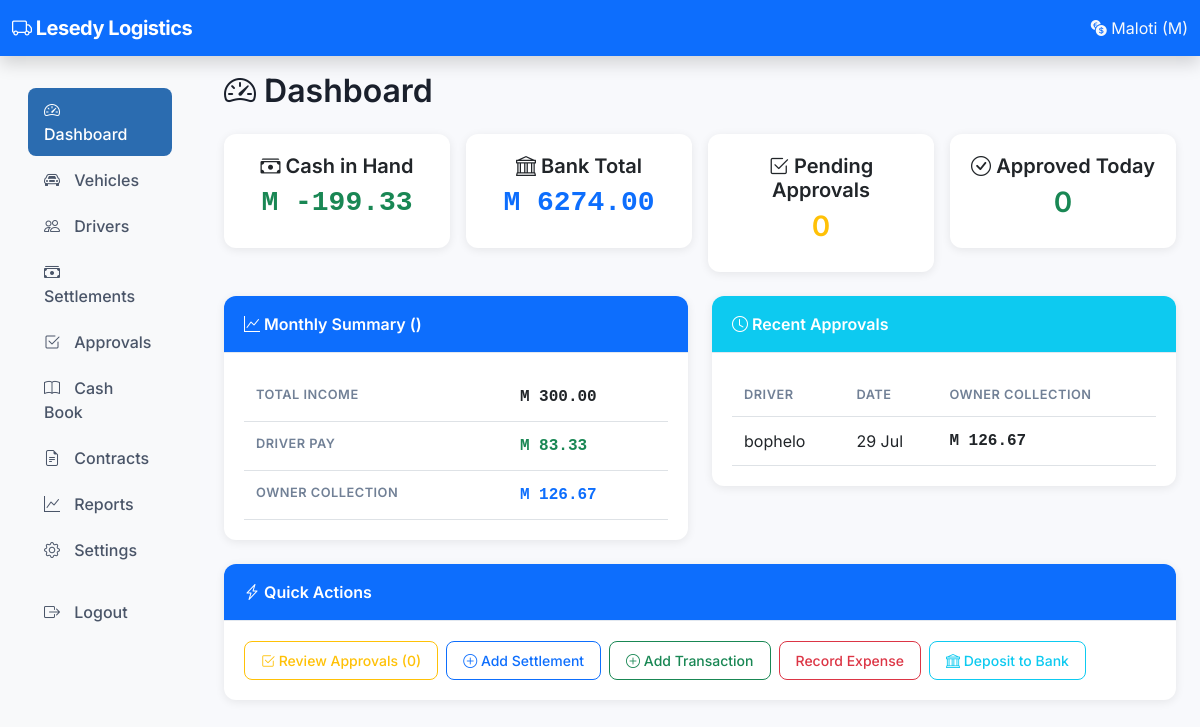
The app's page /owner/dashboard/ (signed in), older data.
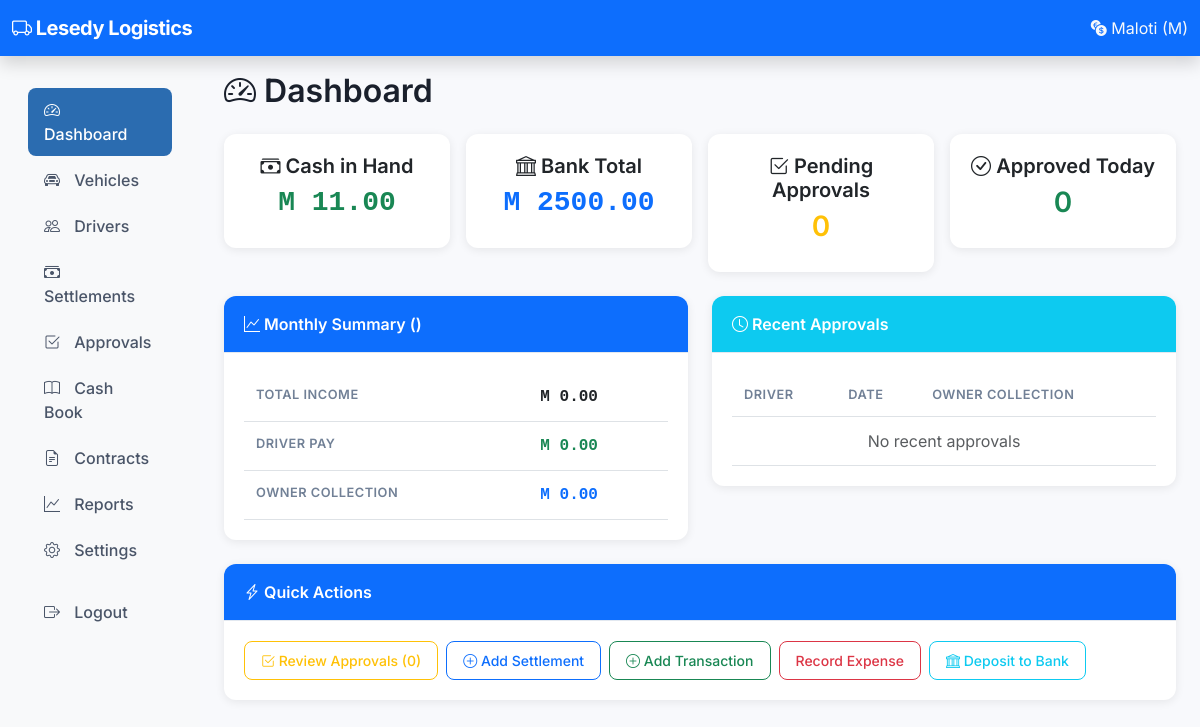
The same page, newer data.
### cashbook/models.py (models this page shows, shortened)
class CashInHand(models.Model):
    balance = models.DecimalField(max_digits=12, decimal_places=2, default=0)
    last_updated = models.DateTimeField(auto_now=True)
    class Meta:
        verbose_name = 'Cash in Hand'
        verbose_name_plural = 'Cash in Hand'
    @classmethod
    def get_instance(cls):
        obj, created = cls.objects.get_or_create(id=1)
        return obj
    @classmethod
    def get_balance(cls):
        return cls.get_instance().balance

### settlements/models.py (models this page shows, shortened)
class DailySettlement(models.Model):
    STATUS_CHOICES = [
        ('draft', 'Draft'),
        ('submitted', 'Submitted'),
        ('approved', 'Approved'),
        ('rejected', 'Rejected'),
    ]
    PERIOD_CHOICES = [
        ('daily', 'Daily'),
        ('weekly', 'Weekly'),
    ]
    DEBT_STATUS_CHOICES = [
        ('none', 'No Debt'),
        ('accumulated', 'Debt Accumulated'),
        ('repaid', 'Debt Repaid'),
        ('partial', 'Partial Repayment'),
    ]
    driver = models.ForeignKey(Driver, on_delete=models.CASCADE, related_name='settlements')
    vehicle = models.ForeignKey(Vehicle, on_delete=models.CASCADE, related_name='settlements')
    operating_model = models.CharField(
        max_length=20,
        choices=Vehicle.OPERATING_MODELS,
        editable=False,
    )
    date = models.DateField(help_text='Primary date for this settlement')
    settlement_period = models.CharField(max_length=10, choices=PERIOD_CHOICES, default='daily')
    week_start = models.DateField(null=True, blank=True)
    week_end = models.DateField(null=True, blank=True)
    cash_collected = models.DecimalField(max_digits=10, decimal_places=2, default=0)
    mobile_collected = models.DecimalField(max_digits=10, decimal_places=2, default=0)
    card_collected = models.DecimalField(max_digits=10, decimal_places=2, default=0)
    fuel_expense = models.DecimalField(max_digits=10, decimal_places=2, default=0)
    maintenance_expense = models.DecimalField(max_digits=10, decimal_places=2, default=0)
    toll_expense = models.DecimalField(max_digits=10, decimal_places=2, default=0)
    other_expense = models.DecimalField(max_digits=10, decimal_places=2, default=0)
    other_expense_desc = models.CharField(max_length=200, blank=True)
    driver_notes = models.TextField(blank=True)
    owner_notes = models.TextField(blank=True)
    status = models.CharField(max_length=20, choices=STATUS_CHOICES, default='draft')
    submitted_at = models.DateTimeField(null=True, blank=True)
    approved_at = models.DateTimeField(null=True, blank=True)
    approved_by = models.ForeignKey(
        'auth.User',
        on_delete=models.SET_NULL,
        null=True,
        blank=True,
        related_name='approved_settlements',
    )
    total_income = models.DecimalField(max_digits=10, decimal_places=2, default=0, editable=False)
    total_expenses = models.DecimalField(max_digits=10, decimal_places=2, default=0, editable=False)
    gross_profit = models.DecimalField(max_digits=10, decimal_places=2, default=0, editable=False)
    daily_quota = models.DecimalField(max_digits=10, decimal_places=2, default=0, editable=False)
    surplus_shortfall = models.DecimalField(max_digits=10, decimal_places=2, default=0, editable=False)
    debt_repaid = models.DecimalField(max_digits=10, decimal_places=2, default=0, editable=False)
    new_debt = models.DecimalField(max_digits=10, decimal_places=2, default=0, editable=False)
    quota_paid_to_owner = models.DecimalField(max_digits=10, decimal_places=2, default=0, editable=False)
    daily_salary_earned = models.DecimalField(max_digits=10, decimal_places=2, default=0, editable=False)
    monthly_salary_accumulated = models.DecimalField(max_digits=10, decimal_places=2, default=0, editable=False)
    driver_percentage = models.DecimalField(max_digits=5, decimal_places=2, default=0, editable=False)
    driver_percentage_amount = models.DecimalField(max_digits=10, decimal_places=2, default=0, editable=False)
    owner_percentage_amount = models.DecimalField(max_digits=10, decimal_places=2, default=0, editable=False)
    contract_target = models.DecimalField(max_digits=10, decimal_places=2, default=0, editable=False)
    contract_monthly_gross = models.DecimalField(max_digits=12, decimal_places=2, default=0, editable=False)
    contract_remaining_target = models.DecimalField(max_digits=12, decimal_places=2, default=0, editable=False)
    contract_driver_bonus = models.DecimalField(max_digits=10, decimal_places=2, default=0, editable=False)
    contract_driver_failure_amount = models.DecimalField(max_digits=10, decimal_places=2, default=0, editable=False)
    contract_is_success = models.BooleanField(default=False, editable=False)
    contract_bonus_type = models.CharField(max_length=20, blank=True, editable=False)
    contract_success_bonus_fixed = models.DecimalField(max_digits=10, decimal_places=2, default=0, editable=False)
    contract_success_bonus_percentage = models.DecimalField(max_digits=5, decimal_places=2, default=0, editable=False)
    contract_failure_percentage = models.DecimalField(max_digits=5, decimal_places=2, default=0, editable=False)
    contract_driver_pay = models.DecimalField(max_digits=10, decimal_places=2, default=0, editable=False)
    contract_owner_pay = models.DecimalField(max_digits=10, decimal_places=2, default=0, editable=False)
    driver_pay = models.DecimalField(max_digits=10, decimal_places=2, default=0, editable=False)
    total_owner_collected = models.DecimalField(max_digits=10, decimal_places=2, default=0, editable=False)
    debt_status = models.CharField(max_length=20, choices=DEBT_STATUS_CHOICES, default='none', editable=False)
    cash_added_to_hand = models.DecimalField(max_digits=10, decimal_places=2, default=0, editable=False)
    cash_transaction_created = models.BooleanField(default=False)
    created_at = models.DateTimeField(auto_now_add=True)
    updated_at = models.DateTimeField(auto_now=True)
    class Meta:
        ordering = ['-date', '-created_at']
        indexes = [
            models.Index(fields=['driver', 'date']),
            models.Index(fields=['status', 'date']),
        ]

### drivers/models.py (models this page shows, shortened)
class Driver(models.Model):
    name = models.CharField(max_length=200)
    phone = models.CharField(max_length=20, unique=True)
    email = models.EmailField(blank=True, null=True)
    address = models.TextField(blank=True)
    id_number = models.CharField(max_length=50, blank=True)
    license_type = models.CharField(max_length=10, blank=True)
    license_number = models.CharField(max_length=50, blank=True)
    license_expiry = models.DateField(null=True, blank=True)
    vehicle = models.ForeignKey(
        Vehicle,
        on_delete=models.SET_NULL,
        null=True,
        blank=True,
        related_name='drivers',
    )
    is_active = models.BooleanField(default=True)
    hire_date = models.DateField(auto_now_add=True)
    termination_date = models.DateField(null=True, blank=True)
    settlement_frequency = models.CharField(
        max_length=10,
        choices=[('daily', 'Daily'), ('weekly', 'Weekly')],
        blank=True,
        null=True,
        help_text='Override vehicle default',
    )
    daily_quota_override = models.DecimalField(max_digits=10, decimal_places=2, null=True, blank=True)
    monthly_salary_override = models.DecimalField(max_digits=10, decimal_places=2, null=True, blank=True)
    percentage_override = models.DecimalField(max_digits=5, decimal_places=2, null=True, blank=True)
    contract_target_override = models.DecimalField(max_digits=10, decimal_places=2, null=True, blank=True)
    contract_success_bonus_fixed_override = models.DecimalField(max_digits=10, decimal_places=2, null=True, blank=True)
    contract_success_bonus_percentage_override = models.DecimalField(max_digits=5, decimal_places=2, null=True, blank=True)
    contract_failure_percentage_override = models.DecimalField(max_digits=5, decimal_places=2, null=True, blank=True)
    driver_code = models.CharField(max_length=4, unique=True, blank=True, null=True,
                                   help_text='4-digit code for driver portal login')
    portal_password = models.CharField(max_length=128, blank=True, null=True)
    is_portal_enabled = models.BooleanField(default=False)
    last_login = models.DateTimeField(null=True, blank=True)
    created_at = models.DateTimeField(auto_now_add=True)
    updated_at = models.DateTimeField(auto_now=True)

### owner/views.py (the view)
# urls.py: path('dashboard/', views.dashboard, name='driver_dashboard'),
@owner_required
def dashboard(request):
    settings = SystemSettings.get_settings()
    cash_balance = CashInHand.get_balance()
    bank_total = BankAccount.objects.filter(is_active=True).aggregate(
        total=Sum('current_balance')
    )['total'] or 0
    pending_count = DailySettlement.objects.filter(status='submitted').count()
    approved_today = DailySettlement.objects.filter(
        status='approved', approved_at__date=date.today()
    ).count()
    recent_settlements = DailySettlement.objects.filter(
        status='approved'
    ).order_by('-approved_at')[:5]
    today = date.today()
    month_start = today.replace(day=1)
    monthly_data = DailySettlement.objects.filter(
        status='approved', date__gte=month_start, date__lte=today
    ).aggregate(
        total_income=Sum('total_income'),
        total_owner=Sum('total_owner_collected'),
        total_driver=Sum('driver_pay'),
    )
    context = {
        'settings': settings,
        'cash_balance': cash_balance,
        'bank_total': bank_total,
        'pending_count': pending_count,
        'approved_today': approved_today,
        'recent_settlements': recent_settlements,
        'monthly_income': monthly_data['total_income'] or 0,
        'monthly_owner': monthly_data['total_owner'] or 0,
        'monthly_driver': monthly_data['total_driver'] or 0,
    }
    return render(request, 'owner/dashboard.html', context)

### accounts/context_processors.py (called while the page is built)
def pending_approvals(request):
    if request.user.is_authenticated and request.user.is_staff:
        count = DailySettlement.objects.filter(status='submitted').count()
        return {'pending_approvals': count}
    return {}

def system_settings(request):
    try:
        settings = SystemSettings.get_settings()
        return {
            'company_name': settings.company_name,
            'company_phone': settings.company_phone,
            'company_email': settings.company_email,
            'company_address': settings.company_address,
            'company_logo': settings.company_logo,
        }
    except Exception:
        return {
            'company_name': 'Taxi Accounting System',
            'company_phone': '',
            'company_email': '',
            'company_address': '',
            'company_logo': None,
        }

### accounts/models.py (called while the page is built)
    @classmethod
    def get_settings(cls):
        obj, created = cls.objects.get_or_create(id=1)
        return obj

### owner/views.py (called while the page is built)
def is_owner(user):
    return user.is_authenticated and user.is_staff

### templates/owner/dashboard.html (shortened to what the changed rows need)
{% extends 'base.html' %}
{% block content %}
<h2><i class="bi bi-speedometer2"></i> Dashboard</h2>
<div class="row g-3 mt-2">
    <div class="col-md-3">
        <div class="card text-center">
            <div class="card-body">
                <h5 class="card-title"><i class="bi bi-cash-stack"></i> Cash in Hand</h5>
                <h3 class="amount text-success">M {{ cash_balance|floatformat:2 }}</h3>
            </div>
        </div>
    </div>
    <div class="col-md-3">
        <div class="card text-center">
            <div class="card-body">
                <h5 class="card-title"><i class="bi bi-bank"></i> Bank Total</h5>
                <h3 class="amount text-primary">M {{ bank_total|floatformat:2 }}</h3>
            </div>
        </div>
    </div>
</div>
<div class="row mt-4">
    <div class="col-md-6">
        <div class="card">
            <div class="card-body">
                <table class="table table-sm">
                    <tr><th>Total Income</th><td class="amount">M {{ monthly_income|floatformat:2 }}</td></tr>
                    <tr><th>Driver Pay</th><td class="amount text-success">M {{ monthly_driver|floatformat:2 }}</td></tr>
                    <tr><th>Owner Collection</th><td class="amount text-primary">M {{ monthly_owner|floatformat:2 }}</td></tr>
                </table>
            </div>
        </div>
    </div>
    <div class="col-md-6">
        <div class="card">
            <div class="card-body">
                <table class="table table-sm">
                    <thead><tr><th>Driver</th><th>Date</th><th>Owner Collection</th></tr></thead>
                    <tbody>
                        {% for s in recent_settlements %}
                        <tr>
                            <td>{{ s.driver.name }}</td>
                            <td>{{ s.date|date:"d M" }}</td>
                            <td class="amount">M {{ s.total_owner_collected|floatformat:2 }}</td>
                        </tr>
                        {% empty %}
                        <tr><td colspan="3" class="text-center text-muted">No recent approvals</td></tr>
                        {% endfor %}
                    </tbody>
                </table>
            </div>
        </div>
    </div>
</div>
{% endblock %}

Row changes from the older to the newer data that the page shows:
removed DailySettlement: driver.name "bophelo", date "29 Jul", total_owner_collected "126.67"
changed CashInHand: balance "-199.33" → "11.00"
Text that changed along with them:
{{ bank_total|floatformat:2 }}: "6274.00" → "2500.00"
{{ monthly_income|floatformat:2 }}: "300.00" → "0.00"
{{ monthly_driver|floatformat:2 }}: "83.33" → "0.00"
{{ monthly_owner|floatformat:2 }}: "126.67" → "0.00"
text now shown: "No recent approvals"
